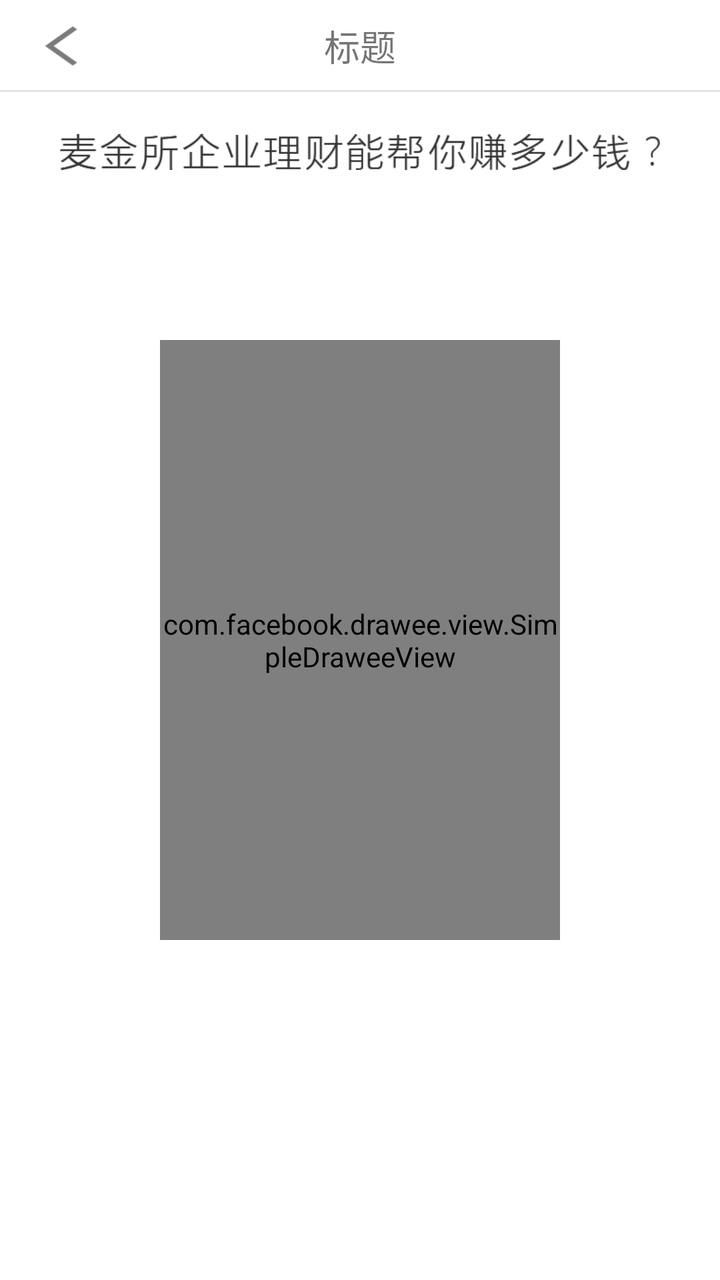
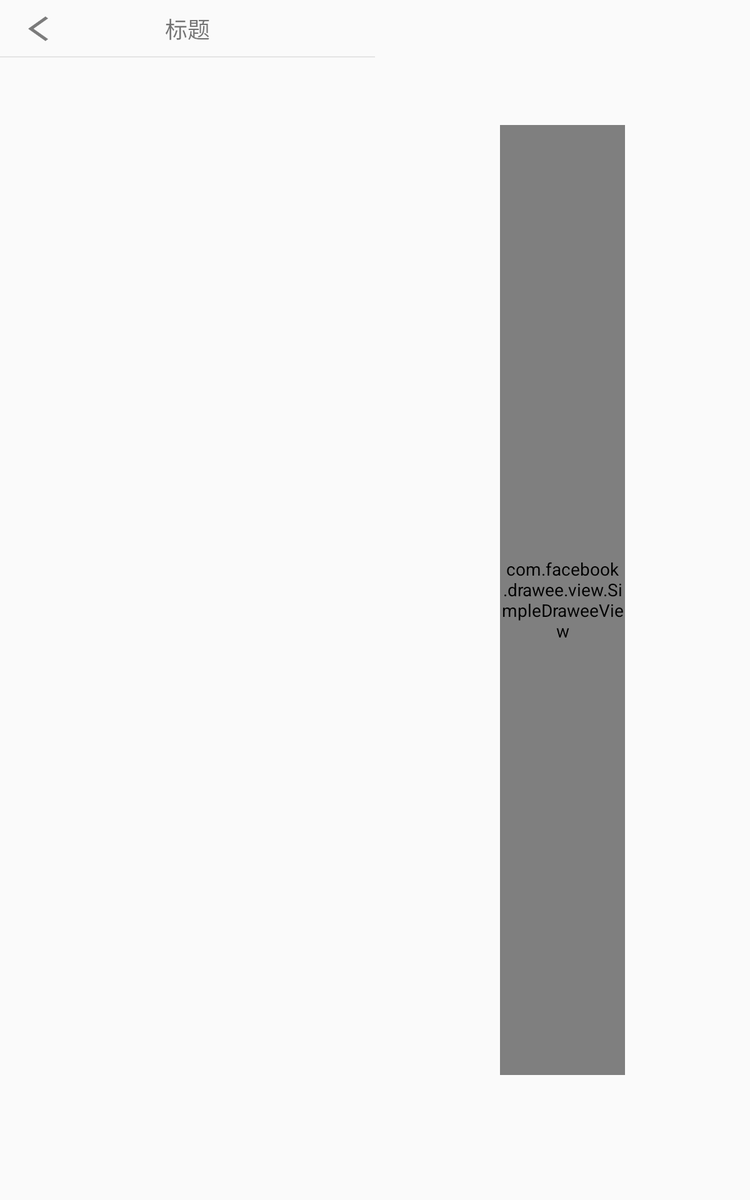

Two renders of one Android screen. The first uses the default layout on a phone; the second uses the alternative layout the repository ships for a different screen configuration, on a matching device. The two XML files are below.
<!-- AndroidManifest.xml: application theme AppTheme_ -->
<!-- res/layout/activity_screen.xml -->
<?xml version="1.0" encoding="utf-8"?>
<RelativeLayout
    xmlns:android="http://schemas.android.com/apk/res/android"
    xmlns:tools="http://schemas.android.com/tools"
    android:layout_width="match_parent"
    android:layout_height="match_parent"
    android:background="@color/ffffff"
    tools:context="com.vv.zvv.activity.ScreenActivity">

    
    <include
        android:id="@+id/top_title"
        layout="@layout/layout_title"/>

    <ImageView
        android:layout_width="match_parent"
        android:layout_height="wrap_content"
        android:layout_below="@+id/top_title"
        android:layout_margin="10dp"
        android:paddingLeft="20dp"
        android:paddingRight="20dp"
        android:src="@drawable/web"/>

    <com.facebook.drawee.view.SimpleDraweeView
        android:id="@+id/simpleDrawView"
        android:layout_width="200dp"
        android:layout_height="300dp"
        android:layout_centerInParent="true"
        android:background="@color/f5f4f2"/>

    <ViewStub
        android:id="@+id/vs_textView"
        android:layout_width="match_parent"
        android:layout_height="wrap_content"
        android:layout_below="@+id/iv"
        android:layout="@layout/item_textview"/>

</RelativeLayout>
<!-- res/layout/layout_title.xml (included above) -->
<?xml version="1.0" encoding="utf-8"?>
<RelativeLayout xmlns:android="http://schemas.android.com/apk/res/android"
                android:layout_width="match_parent"
                android:layout_height="46dp">

    <ImageButton
        android:id="@+id/btn_back"
        android:layout_width="wrap_content"
        android:layout_height="match_parent"
        android:background="@mipmap/button_back"/>

    <TextView
        android:id="@+id/tv_title"
        android:layout_width="wrap_content"
        android:layout_height="wrap_content"
        android:layout_centerInParent="true"
        android:text="标题"
        android:textSize="18sp"/>

    <View
        android:layout_width="match_parent"
        android:layout_height="1dp"
        android:layout_alignParentBottom="true"
        android:background="@color/e4e4e4"/>
</RelativeLayout>
<!-- res/layout/item_textview.xml (included above) -->
<?xml version="1.0" encoding="utf-8"?>
<LinearLayout xmlns:android="http://schemas.android.com/apk/res/android"
              android:layout_width="match_parent"
              android:layout_height="match_parent"
              android:background="@color/ffffff"
              android:orientation="vertical">

    <TextView
        android:id="@+id/title"
        android:layout_width="match_parent"
        android:layout_height="50dp"
        android:gravity="center"
        android:text="杭州市"
        android:background="@color/z00bed4"
        android:textColor="@color/f24a3a"
        android:textSize="20sp"/>

</LinearLayout>
<!-- resources referenced by this layout -->
<resources>
  <color name="e4e4e4">#e4e4e4</color>
  <color name="f24a3a">#f24a3a</color>
  <color name="f5f4f2">#f5f4f2</color>
  <color name="ffffff">#ffffff</color>
  <color name="z00bed4">#00bed4</color>
  <!-- drawable web: png bitmap (drawable, 9025 bytes) -->
  <!-- mipmap button_back: png bitmap (mipmap-xhdpi, 376 bytes) -->
  <style name="AppTheme_" parent="Theme.AppCompat.Light.DarkActionBar">
          <item name="android:windowNoTitle">true</item>
          <item name="android:windowAnimationStyle">@style/Animation_Activity</item>
          <item name="android:listDivider">@color/z00a0ff</item>
      </style>
  <style name="Animation_Activity" parent="@android:style/Animation.Activity">
          
          <item name="android:activityOpenEnterAnimation">@anim/toleft_activity_in</item>
          <item name="android:activityOpenExitAnimation">@anim/toleft_activity_out</item>
          <item name="android:activityCloseEnterAnimation">@anim/toright_activity_in</item>
          <item name="android:activityCloseExitAnimation">@anim/toright_activity_out</item>
      </style>
  <color name="z00a0ff">#00a0ff</color>
</resources>
<!-- res/layout-large/activity_screen.xml (the author's variant of the layout above) -->
<!-- drawn on a 7-inch tablet held upright -->
<?xml version="1.0" encoding="utf-8"?>
<RelativeLayout
    xmlns:android="http://schemas.android.com/apk/res/android"
    xmlns:tools="http://schemas.android.com/tools"
    android:layout_width="match_parent"
    android:layout_height="match_parent"
    tools:context="com.vv.zvv.activity.ScreenActivity">

    <LinearLayout
        android:id="@+id/ll_left"
        android:layout_width="300dp"
        android:layout_height="match_parent"
        android:orientation="vertical">

        <include
            android:id="@+id/top_title"
            layout="@layout/layout_title"/>


        <ViewStub
            android:id="@+id/vs_textView"
            android:layout_width="match_parent"
            android:layout_height="wrap_content"
            android:layout_below="@+id/iv"
            android:layout="@layout/item_textview"/>
    </LinearLayout>


    <com.facebook.drawee.view.SimpleDraweeView
        android:id="@+id/simpleDrawView"
        android:layout_width="match_parent"
        android:layout_height="match_parent"
        android:layout_margin="100dp"
        android:layout_toRightOf="@+id/ll_left"
        android:background="@color/f5f4f2"/>

</RelativeLayout>
<!-- resources referenced by the variant -->
<!-- as a 7-inch tablet held upright resolves them -->
<resources>
  <color name="e4e4e4">#e4e4e4</color>
  <color name="f24a3a">#f24a3a</color>
  <color name="f5f4f2">#f5f4f2</color>
  <color name="ffffff">#ffffff</color>
  <color name="z00bed4">#00bed4</color>
  <!-- mipmap button_back: png bitmap (mipmap-xhdpi, 376 bytes) -->
  <style name="AppTheme_" parent="Theme.AppCompat.Light.DarkActionBar">
          <item name="android:windowNoTitle">true</item>
          <item name="android:windowAnimationStyle">@style/Animation_Activity</item>
          <item name="android:listDivider">@color/z00a0ff</item>
      </style>
  <style name="Animation_Activity" parent="@android:style/Animation.Activity">
          
          <item name="android:activityOpenEnterAnimation">@anim/toleft_activity_in</item>
          <item name="android:activityOpenExitAnimation">@anim/toleft_activity_out</item>
          <item name="android:activityCloseEnterAnimation">@anim/toright_activity_in</item>
          <item name="android:activityCloseExitAnimation">@anim/toright_activity_out</item>
      </style>
  <color name="z00a0ff">#00a0ff</color>
</resources>
